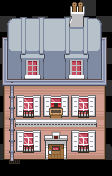

A level layout from a 2D game, rendered from its tile map. Below: a short description, then the map file with tile-grid data replaced by summaries:
An orthogonal 7x11 tile map with 16x16 px tiles, 3 tile layers (OnGrass, Collisions, WalkBehind) and 1 object (teleport on push).

<map version="1.10" tiledversion="1.11.0" orientation="orthogonal" renderorder="right-down" compressionlevel="6" width="7" height="11" tilewidth="16" tileheight="16" infinite="0" nextlayerid="5" nextobjectid="10">
 <tileset firstgid="1" source="../../../tileset/paris-3-h150.tsx" />
 <layer id="4" name="OnGrass" width="7" height="11">
  <data>[77 cells, 4 non-empty, 2 distinct tile ids]</data>
 </layer>
 <layer id="1" name="Collisions" width="7" height="11">
  <data>[77 cells, 60 non-empty, 57 distinct tile ids]</data>
 </layer>
 <layer id="2" name="WalkBehind" width="7" height="11">
  <data>[77 cells, 35 non-empty, 31 distinct tile ids]</data>
 </layer>
 <objectgroup name="Moving">
  <object id="9" type="teleport on push" x="48" y="160" width="16" height="16">
   <properties>
    <property name="map" value="floor-0" />
    <property name="x" value="3" />
    <property name="y" value="8" />
   </properties>
  </object>
 </objectgroup>
</map>
